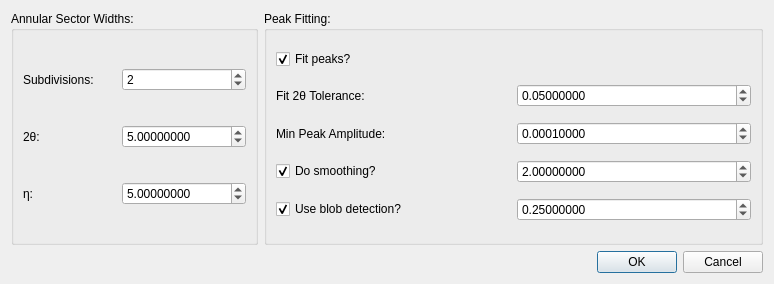
<?xml version="1.0" encoding="UTF-8"?>
<ui version="4.0">
 <class>laue_auto_picker_dialog</class>
 <widget class="QDialog" name="laue_auto_picker_dialog">
  <property name="geometry">
   <rect>
    <x>0</x>
    <y>0</y>
    <width>774</width>
    <height>284</height>
   </rect>
  </property>
  <layout class="QGridLayout" name="gridLayout_3">
   <item row="3" column="0" colspan="3">
    <widget class="QDialogButtonBox" name="button_box">
     <property name="standardButtons">
      <set>QDialogButtonBox::Cancel|QDialogButtonBox::Ok</set>
     </property>
     <property name="centerButtons">
      <bool>false</bool>
     </property>
    </widget>
   </item>
   <item row="0" column="0" rowspan="2">
    <widget class="QGroupBox" name="annular_sector_widths_group">
     <property name="title">
      <string>Annular Sector Widths:</string>
     </property>
     <layout class="QGridLayout" name="gridLayout_2">
      <item row="2" column="1">
       <widget class="ScientificDoubleSpinBox" name="tth_tol">
        <property name="toolTip">
         <string>&lt;html&gt;&lt;head/&gt;&lt;body&gt;&lt;p&gt;Modifying this will also modify the 2θ width of the material's PlaneData.&lt;/p&gt;&lt;/body&gt;&lt;/html&gt;</string>
        </property>
        <property name="decimals">
         <number>8</number>
        </property>
        <property name="maximum">
         <double>1000000.000000000000000</double>
        </property>
        <property name="singleStep">
         <double>0.100000000000000</double>
        </property>
        <property name="value">
         <double>5.000000000000000</double>
        </property>
       </widget>
      </item>
      <item row="2" column="0">
       <widget class="QLabel" name="tth_tol_label">
        <property name="text">
         <string>2θ:</string>
        </property>
       </widget>
      </item>
      <item row="4" column="0">
       <widget class="QLabel" name="eta_tol_label">
        <property name="text">
         <string>η:</string>
        </property>
       </widget>
      </item>
      <item row="4" column="1">
       <widget class="ScientificDoubleSpinBox" name="eta_tol">
        <property name="decimals">
         <number>8</number>
        </property>
        <property name="maximum">
         <double>1000000.000000000000000</double>
        </property>
        <property name="singleStep">
         <double>0.100000000000000</double>
        </property>
        <property name="value">
         <double>5.000000000000000</double>
        </property>
       </widget>
      </item>
      <item row="0" column="0">
       <widget class="QLabel" name="npdiv_label">
        <property name="text">
         <string>Subdivisions:</string>
        </property>
       </widget>
      </item>
      <item row="0" column="1">
       <widget class="QSpinBox" name="npdiv">
        <property name="minimum">
         <number>1</number>
        </property>
        <property name="maximum">
         <number>100000</number>
        </property>
        <property name="value">
         <number>2</number>
        </property>
       </widget>
      </item>
     </layout>
    </widget>
   </item>
   <item row="0" column="1" rowspan="2" colspan="2">
    <widget class="QGroupBox" name="peak_fitting_group">
     <property name="title">
      <string>Peak Fitting:</string>
     </property>
     <layout class="QGridLayout" name="gridLayout_4">
      <item row="2" column="3">
       <widget class="ScientificDoubleSpinBox" name="fit_tth_tol">
        <property name="decimals">
         <number>8</number>
        </property>
        <property name="maximum">
         <double>1000000.000000000000000</double>
        </property>
        <property name="value">
         <double>0.050000000000000</double>
        </property>
       </widget>
      </item>
      <item row="2" column="2">
       <widget class="QLabel" name="fit_tth_tol_label">
        <property name="text">
         <string>Fit 2θ Tolerance:</string>
        </property>
       </widget>
      </item>
      <item row="3" column="2">
       <widget class="QLabel" name="int_cutoff_label">
        <property name="text">
         <string>Min Peak Amplitude:</string>
        </property>
       </widget>
      </item>
      <item row="5" column="2">
       <widget class="QCheckBox" name="use_blob_detection">
        <property name="text">
         <string>Use blob detection?</string>
        </property>
        <property name="checked">
         <bool>true</bool>
        </property>
       </widget>
      </item>
      <item row="3" column="3">
       <widget class="ScientificDoubleSpinBox" name="min_peak_int">
        <property name="decimals">
         <number>8</number>
        </property>
        <property name="maximum">
         <double>1000000.000000000000000</double>
        </property>
        <property name="value">
         <double>0.000100000000000</double>
        </property>
       </widget>
      </item>
      <item row="4" column="2">
       <widget class="QCheckBox" name="do_smoothing">
        <property name="text">
         <string>Do smoothing?</string>
        </property>
        <property name="checked">
         <bool>true</bool>
        </property>
       </widget>
      </item>
      <item row="4" column="3">
       <widget class="ScientificDoubleSpinBox" name="smoothing_sigma">
        <property name="decimals">
         <number>8</number>
        </property>
        <property name="maximum">
         <double>1000000.000000000000000</double>
        </property>
        <property name="value">
         <double>2.000000000000000</double>
        </property>
       </widget>
      </item>
      <item row="5" column="3">
       <widget class="ScientificDoubleSpinBox" name="blob_threshold">
        <property name="decimals">
         <number>8</number>
        </property>
        <property name="maximum">
         <double>1000000.000000000000000</double>
        </property>
        <property name="value">
         <double>0.250000000000000</double>
        </property>
       </widget>
      </item>
      <item row="0" column="2">
       <widget class="QCheckBox" name="fit_peaks">
        <property name="text">
         <string>Fit peaks?</string>
        </property>
        <property name="checked">
         <bool>true</bool>
        </property>
       </widget>
      </item>
     </layout>
    </widget>
   </item>
  </layout>
 </widget>
 <customwidgets>
  <customwidget>
   <class>ScientificDoubleSpinBox</class>
   <extends>QDoubleSpinBox</extends>
   <header>scientificspinbox.h</header>
  </customwidget>
 </customwidgets>
 <tabstops>
  <tabstop>npdiv</tabstop>
  <tabstop>tth_tol</tabstop>
  <tabstop>eta_tol</tabstop>
  <tabstop>fit_peaks</tabstop>
  <tabstop>fit_tth_tol</tabstop>
  <tabstop>min_peak_int</tabstop>
  <tabstop>do_smoothing</tabstop>
  <tabstop>smoothing_sigma</tabstop>
  <tabstop>use_blob_detection</tabstop>
  <tabstop>blob_threshold</tabstop>
 </tabstops>
 <resources/>
 <connections>
  <connection>
   <sender>button_box</sender>
   <signal>accepted()</signal>
   <receiver>laue_auto_picker_dialog</receiver>
   <slot>accept()</slot>
   <hints>
    <hint type="sourcelabel">
     <x>217</x>
     <y>205</y>
    </hint>
    <hint type="destinationlabel">
     <x>217</x>
     <y>113</y>
    </hint>
   </hints>
  </connection>
  <connection>
   <sender>button_box</sender>
   <signal>rejected()</signal>
   <receiver>laue_auto_picker_dialog</receiver>
   <slot>reject()</slot>
   <hints>
    <hint type="sourcelabel">
     <x>217</x>
     <y>205</y>
    </hint>
    <hint type="destinationlabel">
     <x>217</x>
     <y>113</y>
    </hint>
   </hints>
  </connection>
  <connection>
   <sender>do_smoothing</sender>
   <signal>toggled(bool)</signal>
   <receiver>smoothing_sigma</receiver>
   <slot>setEnabled(bool)</slot>
   <hints>
    <hint type="sourcelabel">
     <x>366</x>
     <y>171</y>
    </hint>
    <hint type="destinationlabel">
     <x>552</x>
     <y>171</y>
    </hint>
   </hints>
  </connection>
  <connection>
   <sender>use_blob_detection</sender>
   <signal>toggled(bool)</signal>
   <receiver>blob_threshold</receiver>
   <slot>setEnabled(bool)</slot>
   <hints>
    <hint type="sourcelabel">
     <x>355</x>
     <y>172</y>
    </hint>
    <hint type="destinationlabel">
     <x>552</x>
     <y>172</y>
    </hint>
   </hints>
  </connection>
  <connection>
   <sender>fit_peaks</sender>
   <signal>toggled(bool)</signal>
   <receiver>fit_tth_tol_label</receiver>
   <slot>setEnabled(bool)</slot>
   <hints>
    <hint type="sourcelabel">
     <x>457</x>
     <y>62</y>
    </hint>
    <hint type="destinationlabel">
     <x>457</x>
     <y>97</y>
    </hint>
   </hints>
  </connection>
  <connection>
   <sender>fit_peaks</sender>
   <signal>toggled(bool)</signal>
   <receiver>fit_tth_tol</receiver>
   <slot>setEnabled(bool)</slot>
   <hints>
    <hint type="sourcelabel">
     <x>457</x>
     <y>62</y>
    </hint>
    <hint type="destinationlabel">
     <x>654</x>
     <y>97</y>
    </hint>
   </hints>
  </connection>
  <connection>
   <sender>fit_peaks</sender>
   <signal>toggled(bool)</signal>
   <receiver>int_cutoff_label</receiver>
   <slot>setEnabled(bool)</slot>
   <hints>
    <hint type="sourcelabel">
     <x>457</x>
     <y>62</y>
    </hint>
    <hint type="destinationlabel">
     <x>457</x>
     <y>134</y>
    </hint>
   </hints>
  </connection>
  <connection>
   <sender>fit_peaks</sender>
   <signal>toggled(bool)</signal>
   <receiver>min_peak_int</receiver>
   <slot>setEnabled(bool)</slot>
   <hints>
    <hint type="sourcelabel">
     <x>457</x>
     <y>62</y>
    </hint>
    <hint type="destinationlabel">
     <x>654</x>
     <y>134</y>
    </hint>
   </hints>
  </connection>
 </connections>
</ui>
